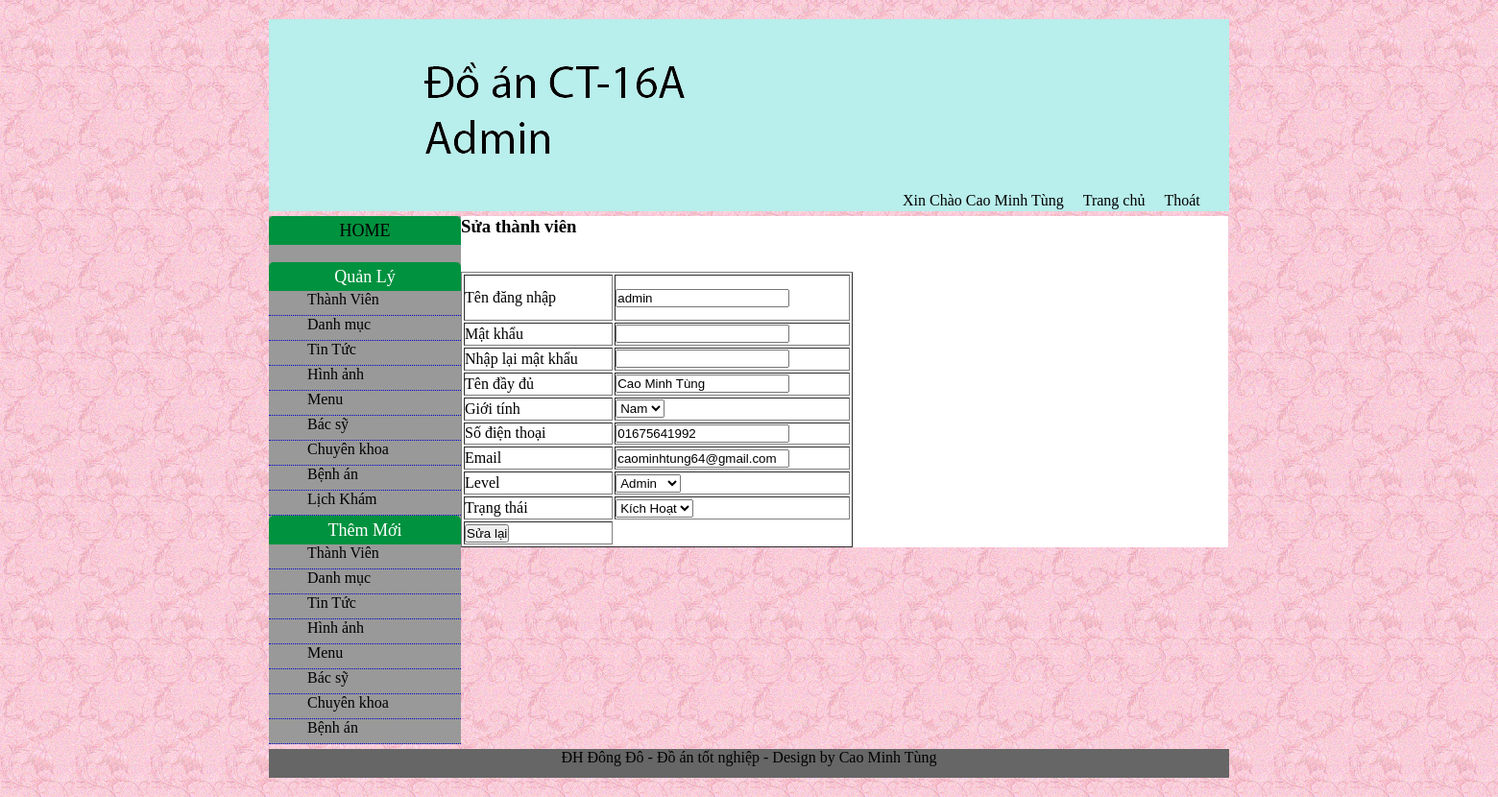
/admin/quantri.php?page=user&act=edit&uid=1 (signed in), run on the app's committed database.
### tables this page shows
CREATE TABLE IF NOT EXISTS `user` (
  `user_id` int(10) unsigned NOT NULL AUTO_INCREMENT,
  `user_taikhoan` varchar(100) NOT NULL,
  `user_matkhau` varchar(100) NOT NULL,
  `user_tendaydu` varchar(150) NOT NULL,
  `user_gioitinh` char(1) NOT NULL,
  `user_phone` varchar(100) NOT NULL,
  `user_email` varchar(150) NOT NULL,
  `user_level` int(10) NOT NULL,
  `user_trangthai` int(1) NOT NULL,
  PRIMARY KEY (`user_id`)
);

### admin/modul/user/edit.php (the view, shortened to what this page needs)
<?php
	$id = $_GET['uid'];
	$sql = "select * from user where user_id = '$id'";
	$result = mysql_query($sql);
	$data = mysql_fetch_assoc($result);
?>
<h3>Sửa thành viên</h3>
<br/>
<br/>
<form action="<?php echo BASEURL."admin/quantri.php?page=user&act=edit&uid=".$id;?>" method="post">
	<table width="408" height="287" border="1">
  <tr>
    <td width="135" height="46">Tên đăng nhập</td>
    <td width="214"><input type="text" name="username" value="<?php echo $data['user_taikhoan'];?>" /></td>
  </tr>
  <tr>
    <td>Mật khẩu</td>
    <td>
      <input type="password" name="userpass" />
    </td>
  </tr>
  <tr>
    <td>Nhập lại mật khẩu</td>
    <td>
      <input type="password" name="userrep" />
    </td>
  </tr>
  <tr>
    <td>Tên đầy đủ</td>
    <td>
      <input type="text" name="userfullname" value="<?php echo $data['user_tendaydu']; ?>" />
    </td>
  </tr>
  <tr>
    <td>Giới tính</td>
    <td>
      <select name="usergender">
      	<option value="1" <?php if($data['user_gioitinh'] == 1){ echo 'selected';} ?>>Nam</option>
      </select>
    </td>
  </tr>
  <tr>
    <td>Số điện thoại</td>
    <td>
      <input type="text" name="userphone" value="<?php echo $data['user_phone'];?>" />
    </td>
  </tr>
  <tr>
    <td>Email</td>
    <td>
      <input type="text" name="usermail" value="<?php echo $data['user_email'];?>" />
    </td>
  </tr>
  <tr>
    <td>Level</td>
    <td>
    	<select name="userlevel">
      		<option value="1" <?php if($data['user_level'] == 1){ echo 'selected';}?>>Admin</option>
      	</select>
    </td>
  </tr>
  <tr>
    <td>Trạng thái</td>
    <td>
    	<select name="usertrangthai">
      		<option value="1" <?php if($data['user_trangthai'] == 1){ echo 'selected';}?>>Kích Hoạt</option>
      	</select>
    </td>
  </tr>
  <tr>
     <td>
        <input type="submit" name="ok"  value="Sửa lại" /></td>
  </tr>
</table>
</form>

### admin/style.css (style rules this page uses)
* { margin:0px; padding:0px }
body { background:url(images/background_03.png) repeat }

### data on the page
user: username "admin", userfullname "Cao Minh Tùng", usergender "Nam", userphone "01675641992", usermail "caominhtung64@gmail.com", userlevel "Admin", usertrangthai "Kích Hoạt"

### other printed values
$_SESSION['fullname'] "Cao Minh Tùng"
